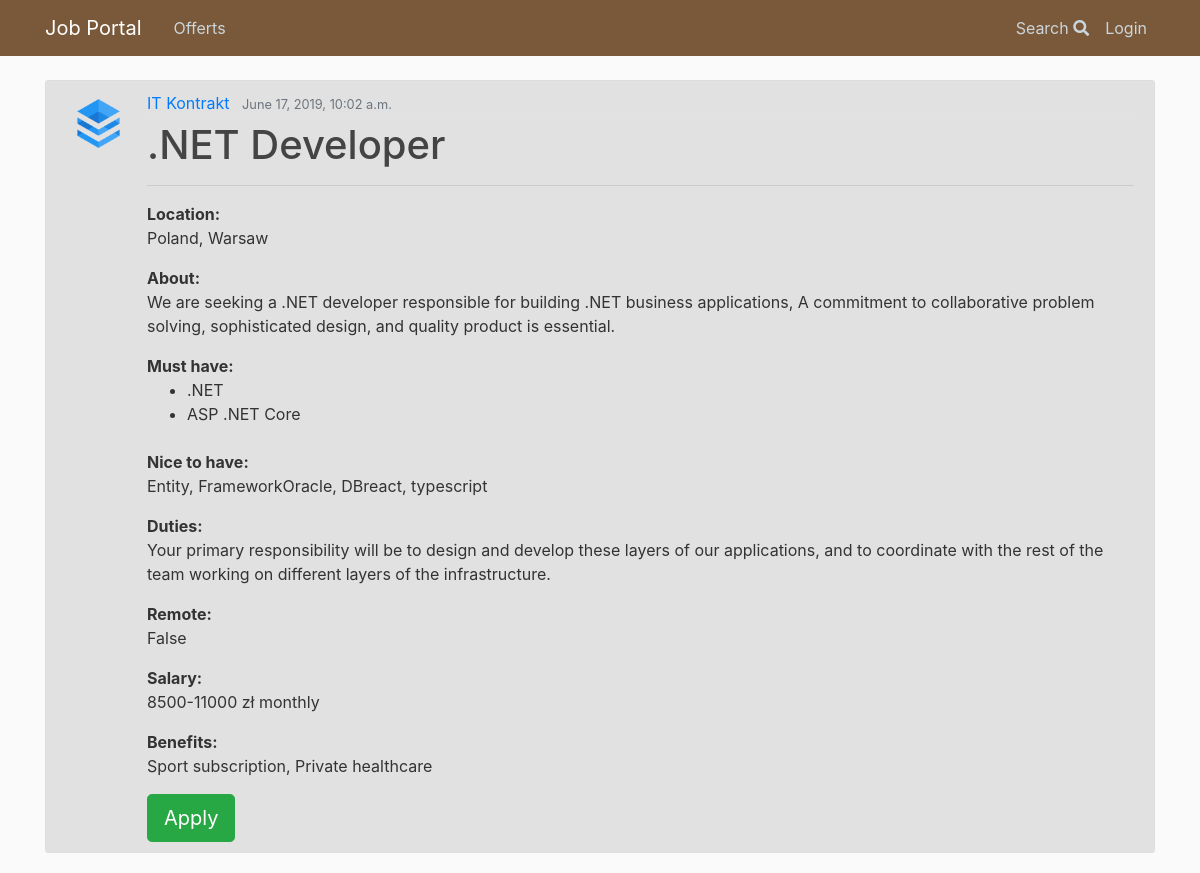
Page /offerts/details/114/ on the earlier database version.
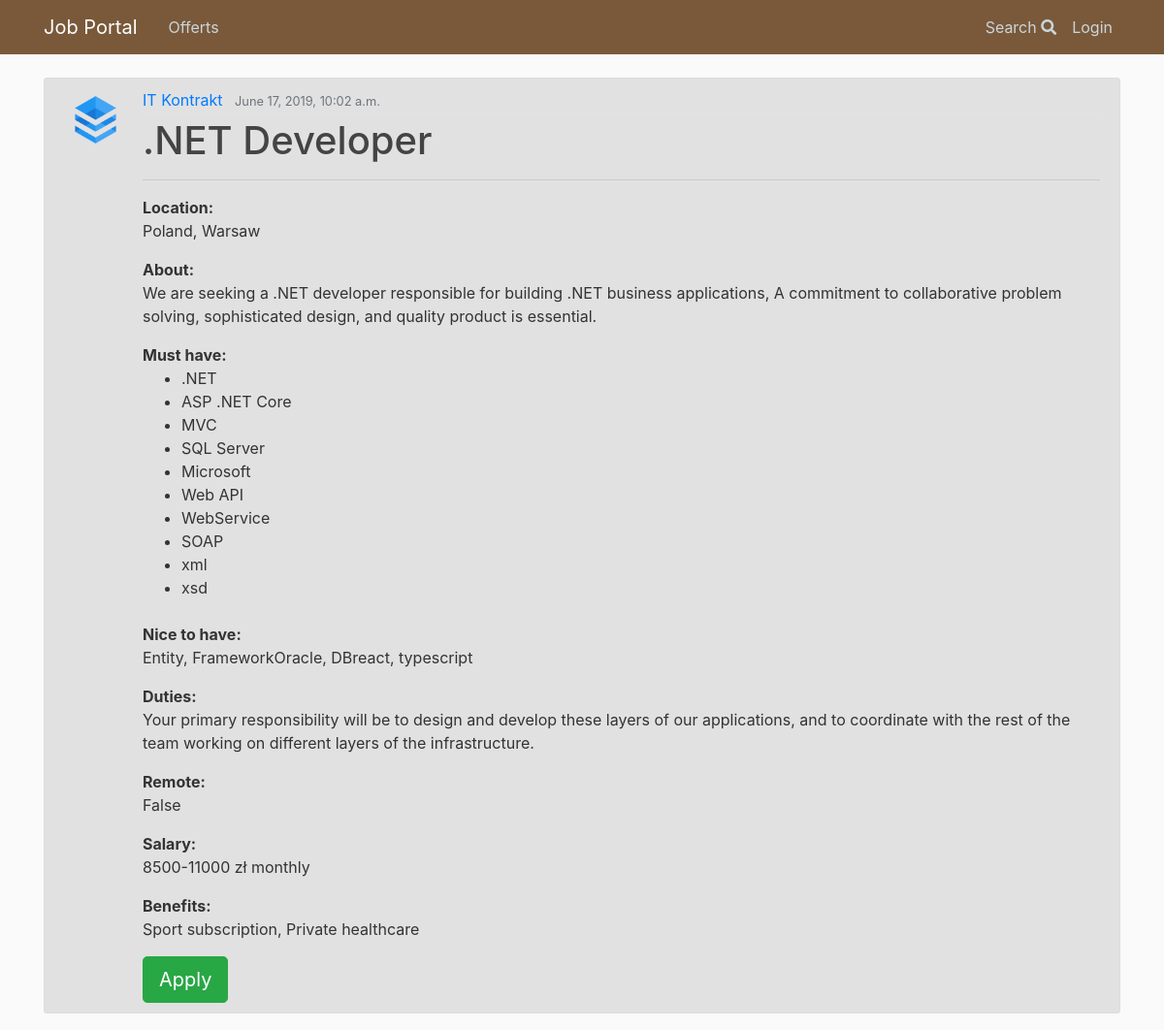
Same page on the later database version.
### offerts/models.py (models this page shows)
class Tag(models.Model):
    name = models.CharField(max_length = 50)
    def __str__(self):
        return self.name

### offerts/views.py (the view)
# urls.py: path('details/<int:pk>/', OffertDetailView, name = 'offert_details'),
def OffertDetailView(request, **kwargs):
    offert = Offert.objects.all().get(id=kwargs['pk'])
    questions = CustomQuestion.objects.all().filter(offert=offert)
    context = {
        'offert' : offert,
        'questions' : questions
    }
    return render(request, 'offerts/offert_details.html', context)

### offerts/templates/offerts/offert_details.html (shortened to what this page needs)
{% extends 'base.html' %}
{% load static %}
{% block body %}
<article class="media content-section">
  <img class="article-img" src="{{offert.agency.company.logo.url}}" alt="logo">
  <div class="media-body">
    <div class="article-metadata">
      <a class="mr-2" href='#'>{{ offert.agency.company.name }}</a>
      <small class="text-muted">{{offert.publication_date}}</small>
    </div>
    <h1><a class="article-title">{{ offert.position }}</a></h1>
    <hr>
    <p class="article-content"><strong>Location:</strong> <br> {{ offert.agency.country }}, {{offert.agency.location }}</p>
    <p class="article-content"><strong>About:</strong> <br> {{offert.about}}</p>
    <strong>Must have:</strong>
    <ul>
      {% for tag in offert.must_have.all %}
      <li>{{tag}}</li>
      {% endfor %}
    </ul>
    <p class="article-content"><br><strong>Nice to have:</strong> <br> {{offert.nice_to_have}}</p>
    <p class="article-content"><strong>Duties:</strong> <br> {{offert.duties}}</p>
    <p class="article-content"><strong>Remote:</strong> <br> {{offert.remote}}</p>
    <p class="article-content"><strong>Salary:</strong> <br> {{offert.min_salary}}-{{offert.max_salary}} zł  {{ offert.get_salary_type_display }}</p>
    <p class="article-content"><strong>Benefits:</strong> <br> {{offert.benefits}}</p>
    {% if user == offert.author %}
    <div>
      <br>
      <hr>
      <h3>Your custom questions:</h3> <br>
      {% if questions %}
      <ol>
        {% for question in questions %}
        <li><p>{{ question.question }}</p></li>
        {% if question.answer_type == 'T' %}
        <input type="text"/>
        <br><br>
        {% endif %}
        {% if question.answer_type == 'R' %}
        {% for answer in question.get_answers %}
        <input type="radio" name="answer"/>
        {{answer}}
        <br>
        {% endfor %}
        <br><br>
        {% endif %}
        {% if question.answer_type == 'C' %}
        {% for answer in question.get_answers %}
        <input type="checkbox" name="answer"/>
        {{answer}}
        <br>
        {% endfor %}
        <br><br>
        {% endif %}
        {% endfor %}
      </ol>
    {% else %}
      <h6><strong>You didn't create any questions.</strong></h6>
      <br>
    {% endif %}
    </div>
    <a class="btn btn-secondary mb-2" href="{% url 'manager:manager-my' user.username %}">My offerts list</a>
    <a href="{% url 'manager:manager-replies' offert.id %}"><button type="button" class="btn btn-info mb-2">View applications</button></a>
    <br><br> <hr> <h3>Manage your offert:</h3> <br>
    <a href="{% url 'manager:manager-update' offert.id %}"><button type="button" class="btn btn-primary mb-2" >Update offert</button></a>
    <a href="{% url 'manager:manager-delete' offert.id %}"><button type="button" class="btn btn-danger mb-2" >Delete offert</button></a>
  {% else %}
    <a href="{% url 'offerts:apply' offert.id %}"><button type="button" class="btn btn-success btn-lg">Apply</button></a>
  {% endif %}
    </article>
    {% endblock %}

Differences in the rows shown:
added Tag: name "MVC"
added Tag: name "SQL Server"
added Tag: name "Microsoft"
added Tag: name "Web API"
added Tag: name "WebService"
added Tag: name "SOAP"
added Tag: name "xml"
added Tag: name "xsd"
